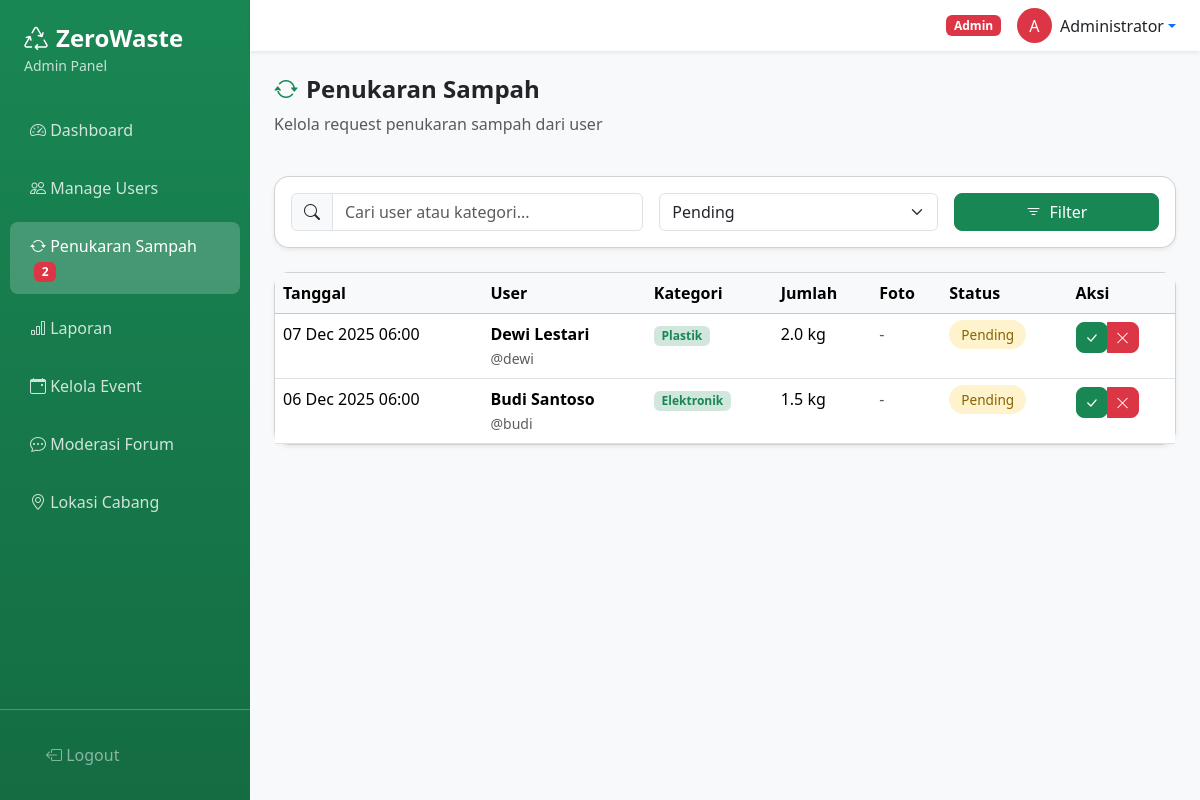
Screenshot of /admin/waste-requests.php (signed in) with the database file from the repository.
### tables this page shows
CREATE TABLE `waste_exchanges` (
  `id` int(11) NOT NULL AUTO_INCREMENT,
  `user_id` int(11) NOT NULL,
  `category` varchar(50) NOT NULL,
  `quantity` decimal(10,2) NOT NULL,
  `unit` varchar(10) DEFAULT 'kg',
  `photo` varchar(255) DEFAULT NULL,
  `description` text DEFAULT NULL,
  `status` varchar(20) DEFAULT 'pending',
  `points_earned` int(11) DEFAULT 0,
  `reject_reason` text DEFAULT NULL,
  `processed_by` int(11) DEFAULT NULL,
  `processed_at` datetime DEFAULT NULL,
  `created_at` datetime DEFAULT CURRENT_TIMESTAMP,
  PRIMARY KEY (`id`),
  KEY `user_id` (`user_id`),
  KEY `processed_by` (`processed_by`),
  CONSTRAINT `waste_exchanges_ibfk_1` FOREIGN KEY (`user_id`) REFERENCES `users` (`id`) ON DELETE CASCADE,
  CONSTRAINT `waste_exchanges_ibfk_2` FOREIGN KEY (`processed_by`) REFERENCES `users` (`id`)
);

CREATE TABLE `users` (
  `id` int(11) NOT NULL AUTO_INCREMENT,
  `username` varchar(50) NOT NULL,
  `email` varchar(100) NOT NULL,
  `password` varchar(255) NOT NULL,
  `full_name` varchar(100) NOT NULL,
  `phone` varchar(20) DEFAULT NULL,
  `address` text DEFAULT NULL,
  `points` int(11) DEFAULT 0,
  `role` varchar(20) DEFAULT 'user',
  `is_active` tinyint(1) DEFAULT 1,
  `is_forum_blocked` tinyint(1) DEFAULT 0,
  `created_at` datetime DEFAULT CURRENT_TIMESTAMP,
  `updated_at` datetime DEFAULT CURRENT_TIMESTAMP ON UPDATE CURRENT_TIMESTAMP,
  PRIMARY KEY (`id`),
  UNIQUE KEY `username` (`username`),
  UNIQUE KEY `email` (`email`)
);

### config/functions.php (called while the page is built, shortened)
<?php
function sanitize($data) {
    return htmlspecialchars(trim($data), ENT_QUOTES, 'UTF-8');
}
function formatDateTime($datetime) {
    return date('d M Y H:i', strtotime($datetime));
}
?>

### admin/waste-requests.php (the view, shortened to what this page needs)
<?php
require_once '../config/database.php';
require_once '../config/functions.php';
$status = $_GET['status'] ?? 'pending';
$search = sanitize($_GET['search'] ?? '');
$sql = "SELECT we.*, u.full_name, u.username
        FROM waste_exchanges we
        JOIN users u ON we.user_id = u.id
        WHERE 1=1";
$params = [];
if ($status && $status !== 'all') {
    $sql .= " AND we.status = ?";
    $params[] = $status;
}
$sql .= " ORDER BY we.created_at DESC";
$stmt = $pdo->prepare($sql);
$stmt->execute($params);
$requests = $stmt->fetchAll();
?>
<!DOCTYPE html>
<html lang="id">
<head>
    <link href="https://cdn.jsdelivr.net/npm/bootstrap@5.3.2/dist/css/bootstrap.min.css" rel="stylesheet">
    <link href="https://cdn.jsdelivr.net/npm/bootstrap-icons@1.11.1/font/bootstrap-icons.css" rel="stylesheet">
    <link href="../assets/css/style.css" rel="stylesheet">
</head>
<body>
    <div class="d-flex">
        <?php include 'includes/sidebar.php'; ?>
        <div class="main-content flex-grow-1">
            <?php include 'includes/topbar.php'; ?>
            <div class="container-fluid p-4">
                <div class="row mb-4">
                    <div class="col-12">
                        <h4 class="fw-bold"><i class="bi bi-arrow-repeat me-2 text-success"></i>Penukaran Sampah</h4>
                        <p class="text-muted">Kelola request penukaran sampah dari user</p>
                    </div>
                </div>
                <div class="card shadow-sm mb-4">
                    <div class="card-body">
                        <form method="GET" class="row g-3">
                            <div class="col-md-5">
                                <div class="input-group">
                                    <span class="input-group-text"><i class="bi bi-search"></i></span>
                                    <input type="text" class="form-control" name="search" placeholder="Cari user atau kategori..." value="<?= sanitize($search) ?>">
                                </div>
                            </div>
                            <div class="col-md-4">
                                <select class="form-select" name="status">
                                    <option value="pending" <?= $status === 'pending' ? 'selected' : '' ?>>Pending</option>
                                </select>
                            </div>
                            <div class="col-md-3">
                                <button type="submit" class="btn btn-success w-100">
                                    <i class="bi bi-filter me-2"></i>Filter
                                </button>
                            </div>
                        </form>
                    </div>
                </div>
                <div class="card shadow-sm">
                    <div class="card-body p-0">
                        <div class="table-responsive">
                            <table class="table table-hover mb-0">
                                <thead class="table-light">
                                    <tr>
                                        <th>Tanggal</th>
                                        <th>User</th>
                                        <th>Kategori</th>
                                        <th>Jumlah</th>
                                        <th>Foto</th>
                                        <th>Status</th>
                                        <th>Aksi</th>
                                    </tr>
                                </thead>
                                <tbody>
                                    <?php if (empty($requests)): ?>
                                    <tr>
                                        <td colspan="7" class="text-center py-4 text-muted">Tidak ada request ditemukan</td>
                                    </tr>
                                    <?php else: ?>
                                    <?php foreach ($requests as $req): ?>
                                    <tr>
                                        <td><?= formatDateTime($req['created_at']) ?></td>
                                        <td>
                                            <div class="fw-bold"><?= sanitize($req['full_name']) ?></div>
                                            <small class="text-muted">@<?= sanitize($req['username']) ?></small>
                                        </td>
                                        <td><span class="text-capitalize badge bg-success-subtle text-success"><?= sanitize($req['category']) ?></span></td>
                                        <td><?= number_format($req['quantity'], 1) ?> <?= $req['unit'] ?></td>
                                        <td>
                                            <?php if ($req['photo']): ?>
                                            <a href="../uploads/sampah/<?= $req['photo'] ?>" target="_blank" class="btn btn-sm btn-outline-primary">
                                                <i class="bi bi-image"></i>
                                            </a>
                                            <?php else: ?>
                                            <span class="text-muted">-</span>
                                            <?php endif; ?>
                                        </td>
                                        <td>
                                            <span class="status-badge status-<?= $req['status'] ?>">
                                                <?= ucfirst($req['status']) ?>
                                            </span>
                                        </td>
                                        <td>
                                            <?php if ($req['status'] === 'pending'): ?>
                                            <div class="btn-group">
                                                <form method="POST" class="d-inline">
                                                    <button type="submit" class="btn btn-sm btn-success" onclick="return confirm('Setujui request ini?')">
                                                        <i class="bi bi-check-lg"></i>
                                                    </button>
                                                </form>
                                                <button class="btn btn-sm btn-danger" data-bs-toggle="modal" data-bs-target="#rejectModal<?= $req['id'] ?>">
                                                    <i class="bi bi-x-lg"></i>
                                                </button>
                                            </div>
                                            <?php else: ?>
                                            <span class="text-muted">-</span>
                                            <?php endif; ?>
                                        </td>
                                    </tr>
                                    <?php endforeach; ?>
                                    <?php endif; ?>
                                </tbody>
                            </table>
                        </div>
                    </div>
                </div>
            </div>
        </div>
    </div>
</body>
</html>

### assets/css/style.css (style rules this page uses)
:root { --primary-green: #198754; --light-green: #d1e7dd; --dark-green: #146c43; }
body { font-family: 'Segoe UI', Tahoma, Geneva, Verdana, sans-serif; }
.card { border-radius: 15px; transition: transform 0.2s, box-shadow 0.2s; }
.btn { border-radius: 8px; }
.btn-success { background-color: var(--primary-green); border-color: var(--primary-green); }
.main-content { background-color: #f8f9fa; min-height: 100vh; }
.status-badge { padding: 5px 12px; border-radius: 50px; font-size: 0.85rem; font-weight: 500; }
.status-pending { background-color: #fff3cd; color: #856404; }

### rows the page displays
waste_exchanges: created_at "07 Dec 2025 06:00", user.full_name "Dewi Lestari", user.username "dewi", category "Plastik", quantity "2.0", unit "kg", status "Pending"
waste_exchanges: created_at "06 Dec 2025 06:00", user.full_name "Budi Santoso", user.username "budi", category "Elektronik", quantity "1.5", unit "kg", status "Pending"

### other values shown
$pendingCount "2"
substr($_SESSION['full_name'], 0, 1) "A"
$_SESSION['full_name'] "Administrator"
